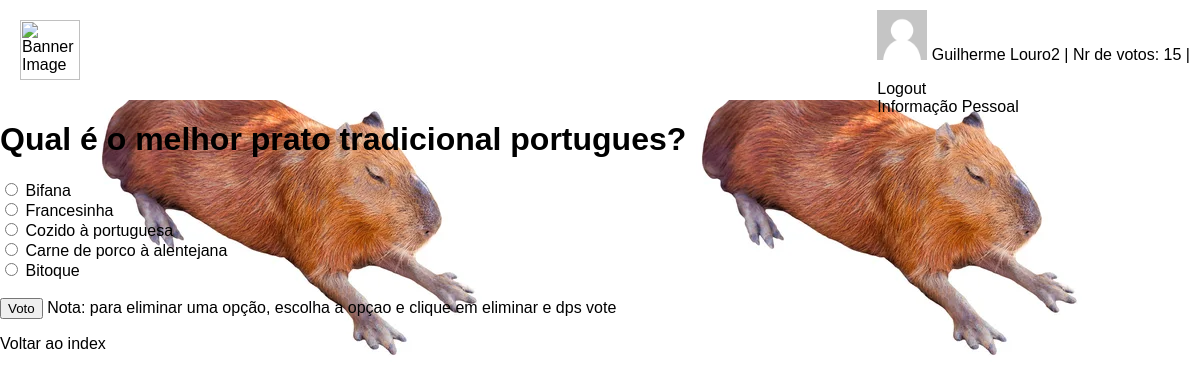
Screenshot of /votacao/4 (signed in) with the database file from the repository.
### votacao/models.py (models this page shows, shortened)
class Aluno(models.Model):
    user = models.OneToOneField(User, on_delete=models.CASCADE)
    curso = models.CharField(max_length=100)
    nr_votos = models.IntegerField(default=0)
    image = models.TextField()

class Questao(models.Model):
        questao_texto =  models.CharField(max_length=200)
        pub_data = models.DateTimeField('data depublicacao')

class Opcao(models.Model):
        questao = models.ForeignKey(Questao,on_delete=models.CASCADE)
        opcao_texto = models.CharField(max_length=200)
        votos = models.IntegerField(default=0)

### votacao/views.py (the view)
# urls.py: path('<int:questao_id>', views.detalhe, name='detalhe'),
def detalhe(request, questao_id):
    questao = get_object_or_404(Questao, pk=questao_id)
    return render(request, 'votacao/detalhe.html', {'questao': questao})

### votacao/templates/votacao/detalhe.html (shortened to what this page needs)
{% extends "votacao/index.html" %}
{% block conteudo %}
<h1>{{ questao.questao_texto }}</h1>
<form action="{% url 'votacao:voto' questao.id %}"
      method="post">
    {% for opcao in questao.opcao_set.all %}
        <input type="radio" name="opcao"
               id="opcao{{ forloop.counter }}"
               value="{{ opcao.id }}"/>
        <label for="opcao{{ forloop.counter }}">
            {{ opcao.opcao_texto }}
        </label>
        <br/>
    {% endfor %}
    <br/>
    <input type="submit" value="Voto"/>
    Nota: para eliminar uma opção, escolha a opçao e clique em eliminar e dps vote
</form>
<a href="{% url 'votacao:index' %}">Voltar ao index</a>
{% endblock %}

### votacao/templates/votacao/index.html (shortened to what this page needs)
<head>
    {% load static %}
    <link rel="stylesheet" type="text/css" href="{% static 'votacao/css/mystyle.css' %}">
</head>
<header>
    {% load static %}
    <div class="banner">
      <img src="https://conhecimentoinovacao.iscte-iul.pt/wp-content/uploads/2021/02/rgb_iscte_pt_horizontal_positive.png" alt="Banner Image">
    </div>
    {% block logina %}
    <div class="username">
      {% if not request.user.is_authenticated %}
        <div style="position:fixed; top:10px; right:10px">
            <a href="{% url 'votacao:registo' %}">
                Registar
            </a>
            <br/>
            <a href="{% url 'votacao:loginpage' %}">
                Login
            </a>
        </div>
      {% else %}
        <div style="position:fixed; top:10px; right:10px">
            {% if request.user.aluno.image == '' %}
                <img src="{{request.user.aluno.image }}" id="img1" height="50">
            {% else %}
                <img src="{% static 'votacao/images/user.png' %}" id="img1" height="50">
            {% endif %}
            <p style="display:inline-block" id="p1"> {{ user.get_username }}</p>
            {% if request.user.aluno %}
                <p style="display:inline-block"> | Nr de votos: {{ user.aluno.nr_votos }} | </p>
             {% endif %}
            <br/>
            <a href="{% url 'votacao:logoutview' %}">
                Logout
            </a>
             <br/>
             <a href="{% url 'votacao:personal' %}">
                Informação Pessoal
            </a>
        </div>
     {% endif %}
    </div>
    {% endblock %}
</header>
{% block conteudo %}{% endblock %}

### votacao/static/votacao/css/mystyle.css (style rules this page uses)
header { display: flex; justify-content: space-between; align-items: center; padding: 20px; background-color: #FFF; box-shadow: 0px 5px 10px rgba(255, 255, 255, 0.1); }
.banner img { height: 60px; }
a { color: rgb(0, 0, 0); text-decoration: none; }

### rows the page displays
Questao: questao_texto "Qual é o melhor prato tradicional portugues?"
Opcao: opcao_texto "Bifana"
Opcao: opcao_texto "Francesinha"
Opcao: opcao_texto "Cozido à portuguesa"
Opcao: opcao_texto "Carne de porco à alentejana"
Opcao: opcao_texto "Bitoque"

### other values shown
{{ user.get_username }} "Guilherme Louro2"
{{ user.aluno.nr_votos }} "15"
